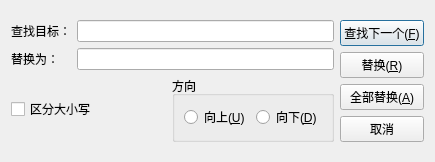
<?xml version="1.0" encoding="UTF-8"?>
<ui version="4.0">
 <class>ReplaceDialog</class>
 <widget class="QDialog" name="ReplaceDialog">
  <property name="geometry">
   <rect>
    <x>0</x>
    <y>0</y>
    <width>435</width>
    <height>162</height>
   </rect>
  </property>
  <property name="windowTitle">
   <string>替换</string>
  </property>
  <layout class="QGridLayout" name="gridLayout">
   <item row="0" column="0">
    <layout class="QHBoxLayout" name="horizontalLayout_4">
     <item>
      <layout class="QVBoxLayout" name="verticalLayout_4">
       <item>
        <layout class="QHBoxLayout" name="horizontalLayout_3">
         <item>
          <layout class="QVBoxLayout" name="verticalLayout_3">
           <item>
            <widget class="QLabel" name="label">
             <property name="text">
              <string>查找目标：</string>
             </property>
            </widget>
           </item>
           <item>
            <widget class="QLabel" name="label_2">
             <property name="text">
              <string>替换为：</string>
             </property>
            </widget>
           </item>
          </layout>
         </item>
         <item>
          <layout class="QVBoxLayout" name="verticalLayout_2">
           <item>
            <widget class="QLineEdit" name="searchText"/>
           </item>
           <item>
            <widget class="QLineEdit" name="targetText"/>
           </item>
          </layout>
         </item>
        </layout>
       </item>
       <item>
        <layout class="QHBoxLayout" name="horizontalLayout_2">
         <item>
          <widget class="QCheckBox" name="cbCaseSensitive">
           <property name="text">
            <string>区分大小写</string>
           </property>
          </widget>
         </item>
         <item>
          <widget class="QGroupBox" name="groupBox">
           <property name="title">
            <string>方向</string>
           </property>
           <layout class="QHBoxLayout" name="horizontalLayout">
            <item>
             <widget class="QRadioButton" name="rbUp">
              <property name="text">
               <string>向上(&amp;U)</string>
              </property>
             </widget>
            </item>
            <item>
             <widget class="QRadioButton" name="rbDown">
              <property name="text">
               <string>向下(&amp;D)</string>
              </property>
             </widget>
            </item>
           </layout>
          </widget>
         </item>
        </layout>
       </item>
      </layout>
     </item>
     <item>
      <layout class="QVBoxLayout" name="verticalLayout">
       <item>
        <widget class="QPushButton" name="btFindNext">
         <property name="text">
          <string>查找下一个(&amp;F)</string>
         </property>
        </widget>
       </item>
       <item>
        <widget class="QPushButton" name="btReplace">
         <property name="text">
          <string>替换(&amp;R)</string>
         </property>
        </widget>
       </item>
       <item>
        <widget class="QPushButton" name="btReploaceAll">
         <property name="text">
          <string>全部替换(&amp;A)</string>
         </property>
        </widget>
       </item>
       <item>
        <widget class="QPushButton" name="btCancel">
         <property name="text">
          <string>取消</string>
         </property>
        </widget>
       </item>
      </layout>
     </item>
    </layout>
   </item>
  </layout>
 </widget>
 <resources/>
 <connections/>
</ui>
